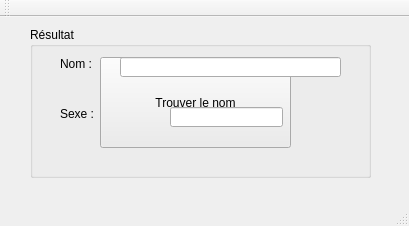
<?xml version="1.0" encoding="UTF-8"?>
<ui version="4.0">
 <class>Namize</class>
 <widget class="QMainWindow" name="Namize">
  <property name="geometry">
   <rect>
    <x>0</x>
    <y>0</y>
    <width>409</width>
    <height>226</height>
   </rect>
  </property>
  <property name="windowTitle">
   <string>Namize</string>
  </property>
  <widget class="QWidget" name="centralWidget">
   <widget class="QPushButton" name="pushButton">
    <property name="geometry">
     <rect>
      <x>100</x>
      <y>40</y>
      <width>191</width>
      <height>91</height>
     </rect>
    </property>
    <property name="text">
     <string>Trouver le nom</string>
    </property>
   </widget>
   <widget class="QGroupBox" name="resultat">
    <property name="geometry">
     <rect>
      <x>30</x>
      <y>10</y>
      <width>341</width>
      <height>151</height>
     </rect>
    </property>
    <property name="title">
     <string>Résultat</string>
    </property>
    <widget class="QLabel" name="labelNom">
     <property name="geometry">
      <rect>
       <x>30</x>
       <y>30</y>
       <width>47</width>
       <height>13</height>
      </rect>
     </property>
     <property name="text">
      <string>Nom :</string>
     </property>
    </widget>
    <widget class="QLineEdit" name="textNom">
     <property name="geometry">
      <rect>
       <x>90</x>
       <y>30</y>
       <width>221</width>
       <height>20</height>
      </rect>
     </property>
     <property name="readOnly">
      <bool>true</bool>
     </property>
    </widget>
    <widget class="QLabel" name="labelSexe">
     <property name="geometry">
      <rect>
       <x>30</x>
       <y>80</y>
       <width>47</width>
       <height>13</height>
      </rect>
     </property>
     <property name="text">
      <string>Sexe :</string>
     </property>
    </widget>
    <widget class="QLineEdit" name="textSexe">
     <property name="geometry">
      <rect>
       <x>140</x>
       <y>80</y>
       <width>113</width>
       <height>20</height>
      </rect>
     </property>
     <property name="readOnly">
      <bool>true</bool>
     </property>
    </widget>
   </widget>
  </widget>
  <widget class="QMenuBar" name="menuBar">
   <property name="geometry">
    <rect>
     <x>0</x>
     <y>0</y>
     <width>409</width>
     <height>21</height>
    </rect>
   </property>
  </widget>
  <widget class="QToolBar" name="mainToolBar">
   <attribute name="toolBarArea">
    <enum>TopToolBarArea</enum>
   </attribute>
   <attribute name="toolBarBreak">
    <bool>false</bool>
   </attribute>
  </widget>
  <widget class="QStatusBar" name="statusBar"/>
 </widget>
 <layoutdefault spacing="6" margin="11"/>
 <resources/>
 <connections/>
</ui>
